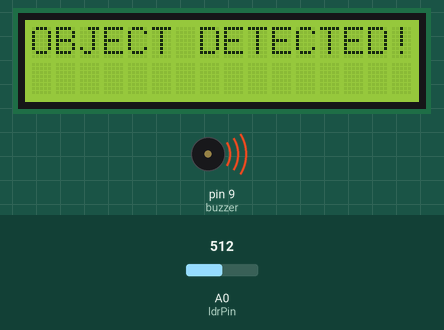
Simulated run of this sketch. Board: Arduino Uno, built with avr-gcc and run on an emulated ATmega328P. Parts: 16×2 character LCD, buzzer (waves = sounding). The test bench sets the inputs (shaded band); at power-on: A0 (ldrPin) = 512. What the sketch prints to the serial monitor is not drawn.

Above: at 1.2 s.
1.3 s: A0 (ldrPin) set to 208
3.5 s: A0 (ldrPin) set to 185
At 5.8 s:
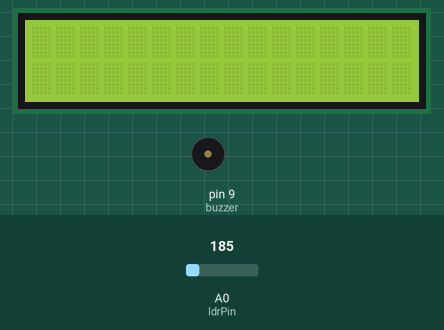
6.5 s: A0 (ldrPin) set to 210
At 7.1 s:
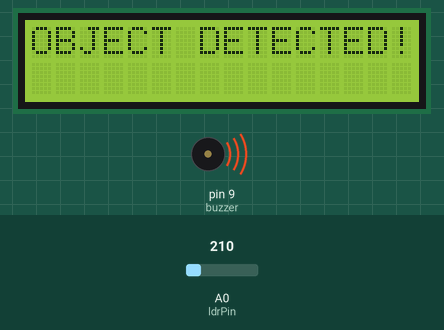
8.7 s: A0 (ldrPin) set to 190
At 10.3 s:
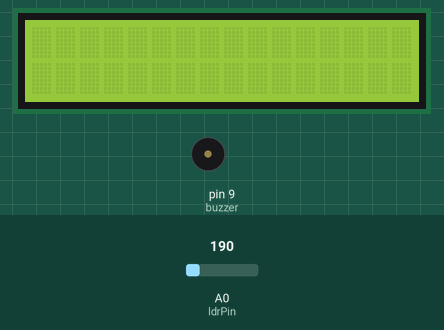
Timing chart, 0 to 11.8 s (numbered marks = the images above; inputs shaded):
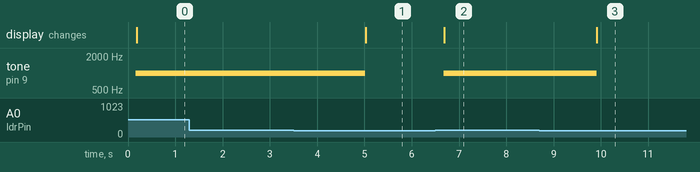

Measured:
- the behaviour switches between 201 and 200 on A0 (ldrPin) (found by bisection; images 0 and 1)
- after the input at 1.3 s, every drawn part: stays the same
- after the input at 3.5 s, tone on pin 9 (buzzer): 1000 Hz → silent after 1.5 s; the display: changes after 1.5 s (image 1)
- after the input at 6.5 s, tone on pin 9 (buzzer): silent → 1000 Hz after 0.17 s; the display: changes after 0.19 s (image 2)
- after the input at 8.7 s, tone on pin 9 (buzzer): 1000 Hz → silent after 1.2 s; the display: changes after 1.2 s (image 3)

The sketch:

LaserDetectionSystemSmartHouse.ino
```cpp
#include <Wire.h>
#include <LiquidCrystal_I2C.h>

const int ldrPin = A0;  // analog pin to which LDR is connected
int ldrThreshold = 200;  // set the threshold for laser interruption
int ldrValue = 0;       // variable to store LDR values
const int buzzer = 9;

// Define constants for sensor pin and LED pin
const int sensorPin = A2;
const int ledPin = 10;

// Initialize the I2C LCD. The address (0x27 or 0x3F) and dimensions (16x2) might need to be adjusted
LiquidCrystal_I2C lcd(0x27, 16, 2);

void setup() {
  Serial.begin(9600);  // start the serial monitor
  lcd.init();          // initialize the LCD
  lcd.backlight();     // turn on the backlight
}

void loop() {
  ldrValue = analogRead(ldrPin);  // reads the LDR values
  Serial.println(ldrValue);       // prints the LDR values to the serial monitor
  delay(100);                     // wait

  if (ldrValue > ldrThreshold) {
    tone(buzzer, 1000); // Beep the buzzer
    lcd.clear();        // Clear previous message
    lcd.setCursor(0, 0);
    lcd.print("OBJECT DETECTED!");
    delay(1500);        // Display the message for 1.5 seconds
  } else {
    noTone(buzzer);
    lcd.clear();        // Optional: clear the message when the system is not triggered
  }

}
```
